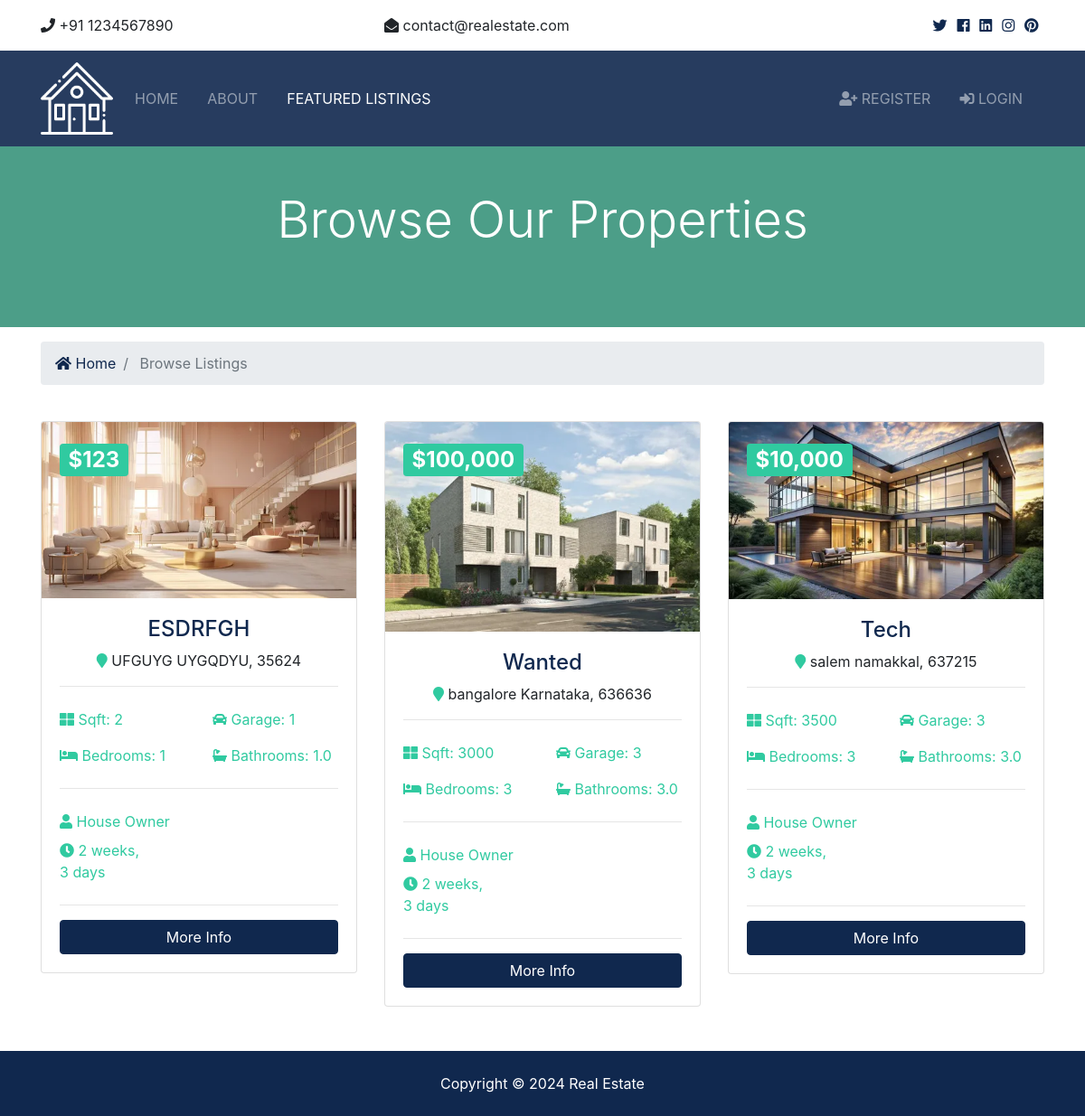
/listings/, run on the app's committed database.
### listings/models.py (models this page shows, shortened)
class Listing(models.Model):
  realtor = models.ForeignKey(Realtor, on_delete=models.DO_NOTHING)
  title = models.CharField(max_length=200)
  address = models.CharField(max_length=200)
  city = models.CharField(max_length=100)
  state = models.CharField(max_length=100)
  zipcode = models.CharField(max_length=20)
  description = models.TextField(blank=True)
  price = models.IntegerField()
  bedrooms = models.IntegerField()
  bathrooms = models.DecimalField(max_digits=2, decimal_places=1)
  garage = models.IntegerField(default=0)
  sqft = models.IntegerField()
  lot_size = models.DecimalField(max_digits=5, decimal_places=1)
  photo_main = models.ImageField(upload_to='photos/%Y/%m/%d/')
  photo_1 = models.ImageField(upload_to='photos/%Y/%m/%d/', blank=True)
  photo_2 = models.ImageField(upload_to='photos/%Y/%m/%d/', blank=True)
  photo_3 = models.ImageField(upload_to='photos/%Y/%m/%d/', blank=True)
  photo_4 = models.ImageField(upload_to='photos/%Y/%m/%d/', blank=True)
  photo_5 = models.ImageField(upload_to='photos/%Y/%m/%d/', blank=True)
  photo_6 = models.ImageField(upload_to='photos/%Y/%m/%d/', blank=True)
  is_published = models.BooleanField(default=True)
  list_date = models.DateTimeField(default=datetime.now, blank=True)

### realtors/models.py (models this page shows)
class Realtor(models.Model):
  name = models.CharField(max_length=200)
  photo = models.ImageField(upload_to='photos/%Y/%m/%d/')
  description = models.TextField(blank=True)
  phone = models.CharField(max_length=20)
  email = models.CharField(max_length=50)
  is_mvp = models.BooleanField(default=False)
  hire_date = models.DateTimeField(default=datetime.now, blank=True)
  def __str__(self):
    return self.name

### listings/views.py (the view)
# urls.py: path('', views.index, name='listings'),
def index(request):
  listings = Listing.objects.order_by('-list_date').filter(is_published=True)
  paginator = Paginator(listings, 6)
  page = request.GET.get('page')
  paged_listings = paginator.get_page(page)
  context = {
    'listings': paged_listings
  }
  return render(request, 'listings/listings.html', context)

### templates/listings/listings.html (shortened to what this page needs)
{% extends 'base.html' %}
{% load humanize %}
{% block content %}
<section id="showcase-inner" class="py-5 text-white">
    <div class="container">
      <div class="row text-center">
        <div class="col-md-12">
          <h1 class="display-4">Browse Our Properties</h1>
        </div>
      </div>
    </div>
  </section>
  <section id="bc" class="mt-3">
    <div class="container">
      <nav aria-label="breadcrumb">
        <ol class="breadcrumb">
          <li class="breadcrumb-item">
            <a href="{% url 'index' %}">
              <i class="fas fa-home"></i> Home</a>
          </li>
          <li class="breadcrumb-item active"> Browse Listings</li>
        </ol>
      </nav>
    </div>
  </section>
  <section id="listings" class="py-4">
    <div class="container">
      <div class="row">
        {% if listings %}
          {% for listing in listings %}
          <div class="col-md-6 col-lg-4 mb-4">
              <div class="card listing-preview">
                <img class="card-img-top" src="{{ listing.photo_main.url }}" alt="">
                <div class="card-img-overlay">
                  <h2>
                    <span class="badge badge-secondary text-white">${{ listing.price | intcomma }}</span>
                  </h2>
                </div>
                <div class="card-body">
                  <div class="listing-heading text-center">
                    <h4 class="text-primary">{{ listing.title }}</h4>
                    <p>
                      <i class="fas fa-map-marker text-secondary"></i> {{ listing.city }} {{ listing.state }}, {{ listing.zipcode }}</p>
                  </div>
                  <hr>
                  <div class="row py-2 text-secondary">
                    <div class="col-6">
                      <i class="fas fa-th-large"></i> Sqft: {{ listing.sqft }}</div>
                    <div class="col-6">
                      <i class="fas fa-car"></i> Garage: {{ listing.garage }}</div>
                  </div>
                  <div class="row py-2 text-secondary">
                    <div class="col-6">
                      <i class="fas fa-bed"></i> Bedrooms: {{ listing.bedrooms }}</div>
                    <div class="col-6">
                      <i class="fas fa-bath"></i> Bathrooms: {{ listing.bathrooms }}</div>
                  </div>
                  <hr>
                  <div class="row py-2 text-secondary">
                    <div class="col-12">
                      <i class="fas fa-user"></i> {{ listing.realtor }}</div>
                  </div>
                  <div class="row text-secondary pb-2">
                    <div class="col-6">
                      <i class="fas fa-clock"></i> {{ listing.list_date | timesince }}</div>
                  </div>
                  <hr>
                  <a href="{% url 'listing' listing.id %}" class="btn btn-primary btn-block">More Info</a>
                </div>
              </div>
            </div>
          {% endfor %}
        {% else %}
          <div class="col-md-12">
            <p>No Listings Available</p>
          </div>
        {% endif %}
      </div>
      <div class="row">
        <div class="col-md-12">
        </div>
      </div>
    </div>
  </section>
{% endblock %}

### realestate/static/css/all.css (style rules this page uses)
.fa, .fas, .far, .fal, .fab { -moz-osx-font-smoothing: grayscale; -webkit-font-smoothing: antialiased; display: inline-block; font-style: normal; font-variant: normal; text-rendering: auto; line-height: 1; }
.fa-bath:before { content: "\f2cd"; }
.fa-bed:before { content: "\f236"; }
.fa-car:before { content: "\f1b9"; }
.fa-clock:before { content: "\f017"; }
.fa-home:before { content: "\f015"; }
.fa-map-marker:before { content: "\f041"; }
.fa-th-large:before { content: "\f009"; }
.fa-user:before { content: "\f007"; }
.fa, .fas { font-family: 'Font Awesome 5 Free'; font-weight: 900; }

### realestate/static/css/style.css (style rules this page uses)
img { width: 100%; }
#showcase-inner { background: url(../img/building.jpg) no-repeat top center fixed/cover; position: relative; overflow: hidden; min-height: 200px; }
#showcase-inner::before { content: ''; position: absolute; top: 0; left: 0; min-height: 100%; width: 100%; background: rgba(32, 134, 107, 0.8); }
.listing-preview a { position: relative; }

### data on the page
Listing: photo_main (picture), price "123", title "ESDRFGH", city "UFGUYG", state "UYGQDYU", zipcode "35624", sqft "2", garage "1", bedrooms "1", bathrooms "1.0", realtor "House Owner", list_date "2 weeks, 3 days"
Listing: photo_main (picture), price "100,000", title "Wanted", city "bangalore", state "Karnataka", zipcode "636636", sqft "3000", garage "3", bedrooms "3", bathrooms "3.0", realtor "House Owner", list_date "2 weeks, 3 days"
Listing: photo_main (picture), price "10,000", title "Tech", city "salem", state "namakkal", zipcode "637215", sqft "3500", garage "3", bedrooms "3", bathrooms "3.0", realtor "House Owner", list_date "2 weeks, 3 days"
